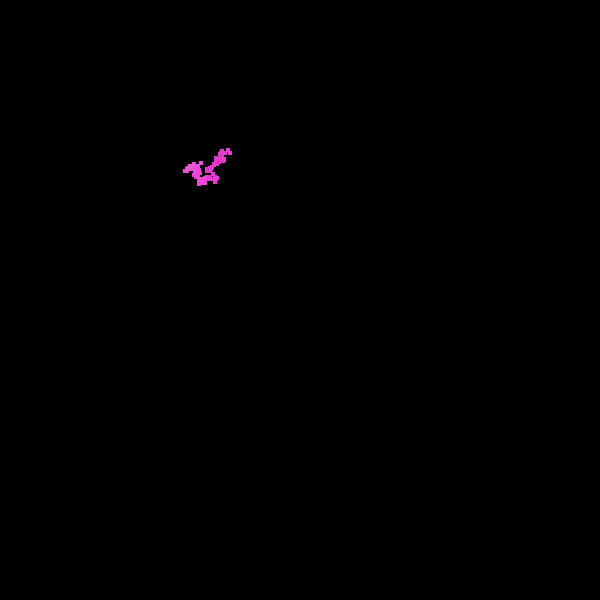
Frame 1 (no input)
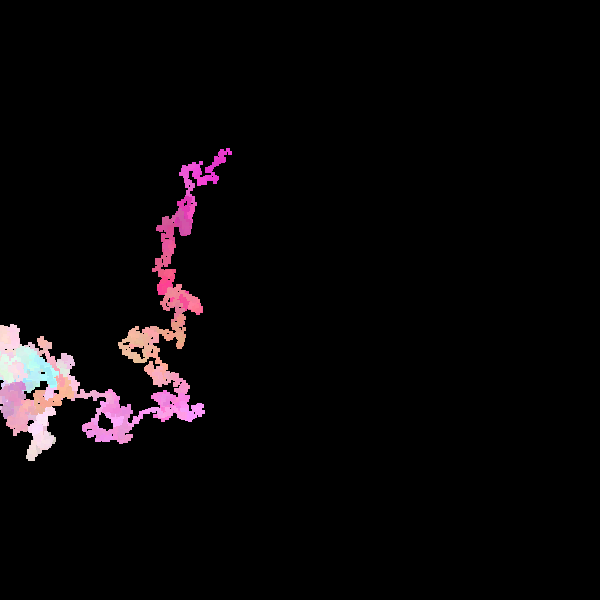
Frame 60 (the mouse pressed at the canvas centre just before this capture)
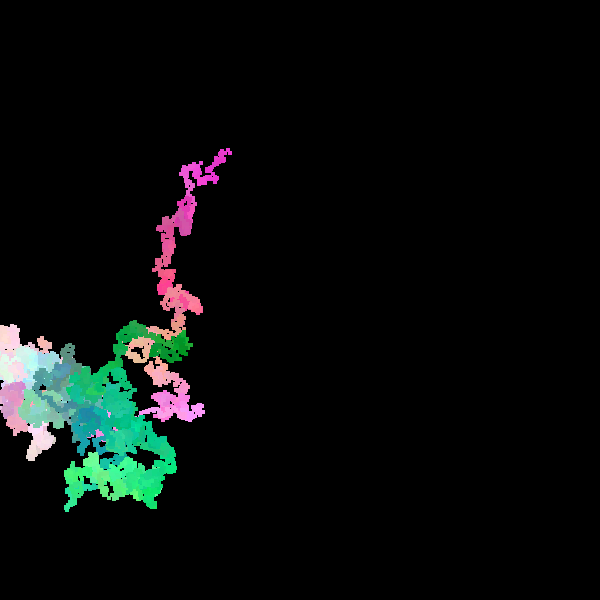
Frame 120 (the mouse held since frame 60 and released just before this capture)

The Processing sketch that drew these frames (run headless with seeded random() and noise(); from frame 60 on, the mouse is pressed at the canvas centre):

// Processing sketch: randomwalk3
// ── randomwalk3.pde
/*
Random walker
 
 Basierend auf https://happycoding.io/examples/p5js/animation/random-walker
 */
int step = 4;
int size = 4;

int x, y;

int r, g, b;

void setup() {
  size(600, 600);
  background(0);
  frameRate(60);
  noStroke();

  x = int(random(100, 300));
  y = int(random(100, 300));

  r = int(random(255));
  g = int(random(255));
  b = int(random(255));
}

void draw() {
  for (int i = 0; i < 100; i++) {
    update();
    fill(r, g, b);
    rect(x, y, size, size);
  }
}

void update() {
  x += (int) random(-step, step);
  y += (int) random(-step, step);

  x = constrain(x, 0, width);
  y = constrain(y, 0, height);

  r += (int) random(-step, step);
  g += (int) random(-step, step);
  b += (int) random(-step, step);

  r = constrain(r, 0, 255);
  g = constrain(g, 0, 255);
  b = constrain(b, 0, 255);
}
